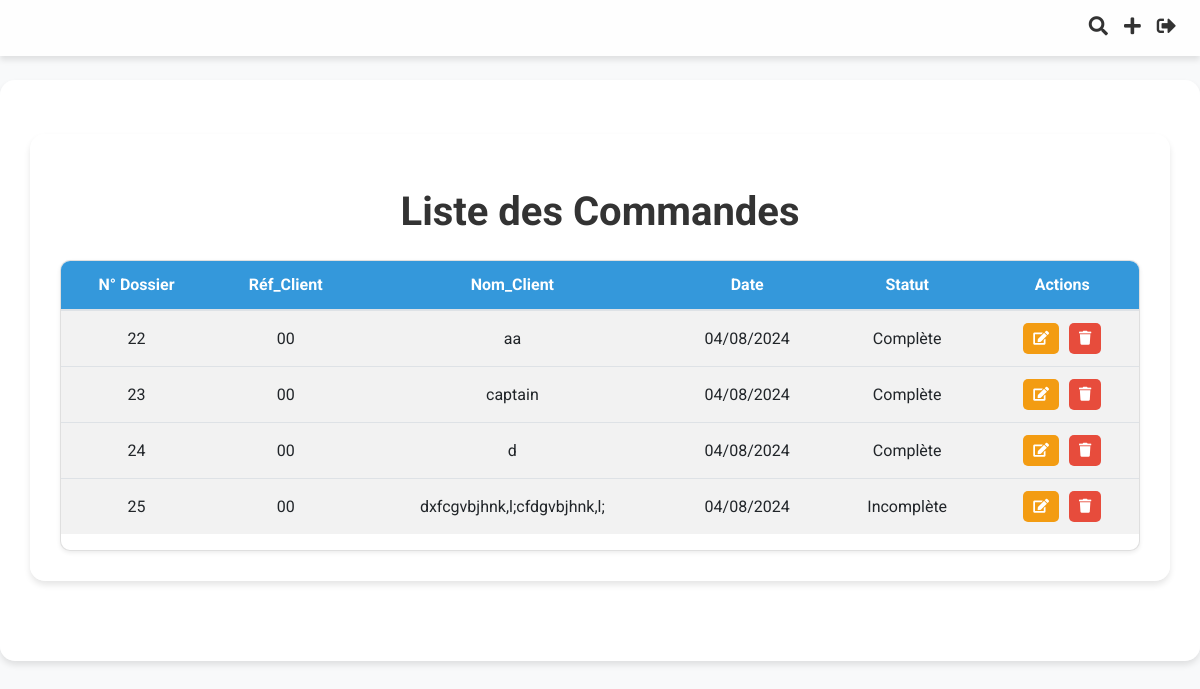
The page /application/commandes/ (signed in) on the database as committed earlier.
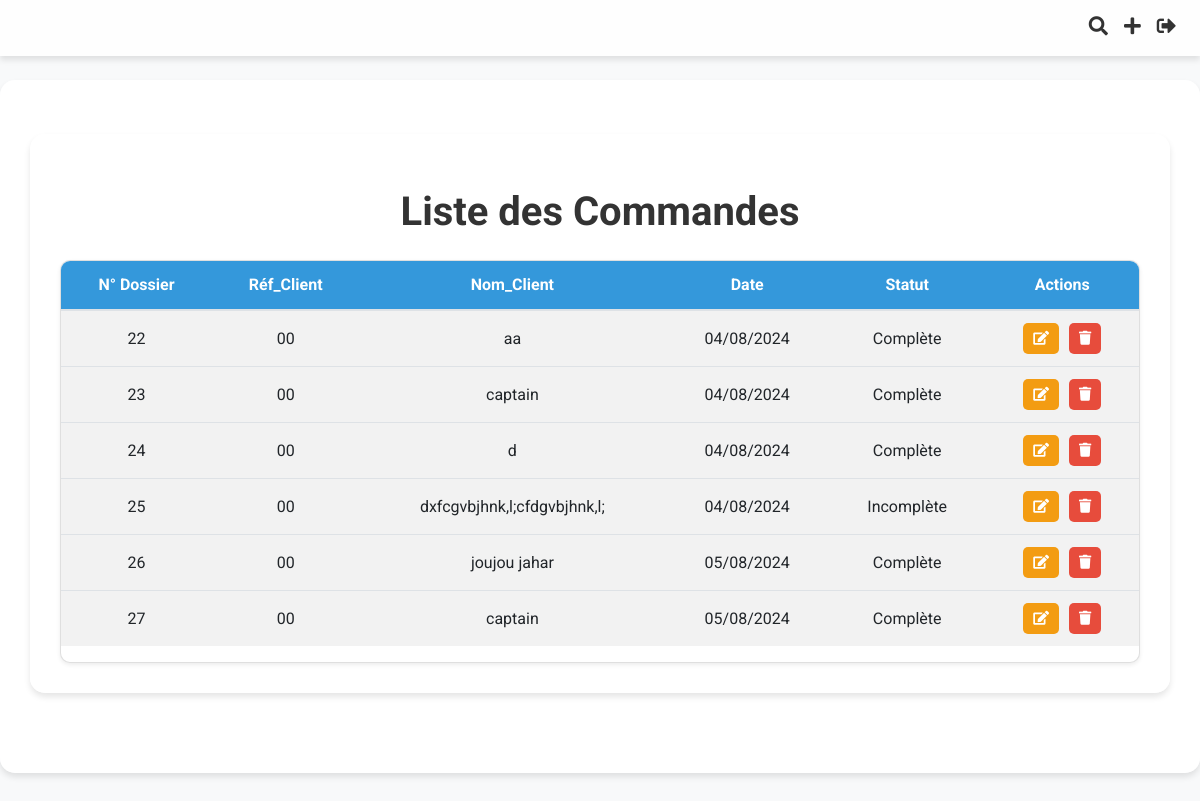
The same page on the database as committed later.
### Application/models.py (models this page shows, shortened)
class Commande(models.Model):
    order_id = models.AutoField(primary_key=True)
    date_time = models.DateTimeField(auto_now_add=True)
    company_reference_number = models.CharField(max_length=100)
    client_name = models.CharField(max_length=100, default="")
    adresse = models.CharField(max_length=255, blank=True, null=True)
    email = models.EmailField(blank=True, null=True)
    fax = models.CharField(max_length=50, blank=True, null=True)
    ice = models.CharField(max_length=50, blank=True, null=True)
    infographiste = models.CharField(max_length=100, blank=True, null=True)
    order_status = models.CharField(max_length=50, choices=[
        ('draft', 'Draft'),
        ('completed', 'Completed')
    ])
    bc_number = models.CharField(max_length=50, blank=True, null=True)
    date_bc = models.DateField(blank=True, null=True)
    devis_date = models.DateTimeField(blank=True, null=True)
    devis_numero = models.IntegerField(null=True, blank=True)
    facture_date = models.DateTimeField(blank=True, null=True)
    facture_numero = models.IntegerField(null=True, blank=True)
    bl_date = models.DateTimeField(blank=True, null=True)
    bl_numero = models.IntegerField(null=True, blank=True)
    remarque = models.CharField(max_length=50, choices=[
        ('paye', 'Payé'),
        ('non_paye', 'Non Payé')
    ], default='non payé')
    facture_status = models.CharField(max_length=50, choices=[
            ('no_facture', 'Pas de Facture'),
            ('facture_termine', 'Facture Terminée')
        ], default='pas de facture')
    bl_status = models.CharField(max_length=50, choices=[
            ('no_bl', 'Pas de bon_livraison'),
            ('bl_termine', 'bon_livraison Terminé')
        ], default='pas de bon_livraison')
    devis_status = models.CharField(max_length=50, choices=[
            ('no_devis', 'Pas de Devis'),
            ('devis_termine', 'Devis Terminé')
        ], default='pas de devis')

### Application/views.py (the view)
# urls.py: path('commandes/', views.liste_commandes, name='liste_commandes'),
@login_required
def liste_commandes(request):
    query = request.GET.get('q')
    if query:
        commandes = Commande.objects.filter(
            Q(order_id__icontains=query) |
            Q(client_name__icontains=query)
        )
    else:
        commandes = Commande.objects.filter(order_status__in=['draft', 'completed'])
    is_assistant = request.user.groups.filter(name='Assistants').exists()
    return render(request, 'Application/liste_commandes.html', {'commandes': commandes, 'is_assistant': is_assistant})

### Application/templatetags/commande_extras.py (called while the page is built)
@register.filter
def translate_status(status):
    translations = {
        'draft': 'Incomplète',
        'completed': 'Complète',
        'devis': 'Devis',
        'facture': 'Facture',
        'bon_livraison': 'Bon de Livraison',
        'situation_client': 'Situation Client'
    }
    return translations.get(status, status)

### Application/templates/Application/liste_commandes.html (shortened to what this page needs)
{% extends "base.html" %}
{% load static %}
{% load commande_extras %}
{% block content %}
<div class="container mt-4">
    <h1 class="text-center header-title my-4">Liste des Commandes</h1>
    <div class="card shadow-sm custom-table">
                <table class="table table-striped">
                    <thead>
                        <tr>
                            <th>N° Dossier</th>
                            <th>Réf_Client</th>
                            <th>Nom_Client</th>
                            <th>Date</th>
                            <th>Statut</th>
                            <th>Actions</th>
                        </tr>
                    </thead>
                    <tbody>
                        {% if commandes %}
                            {% for commande in commandes %}
                                <tr>
                                    <td>{{ commande.order_id }}</td>
                                    <td>{{ commande.company_reference_number }}</td>
                                    <td>{{ commande.client_name }}</td>
                                    <td>{{ commande.date_time|date:"d/m/Y" }}</td>
                                    <td>{{ commande.order_status|translate_status }}</td>
                                    <td>
                                        <div class="btn-container">
                                            <a href="{% url 'modifier_commande' commande.pk %}" class="btn btn-sm btn-custom-warning">
                                                <i class="fas fa-edit"></i>
                                            </a>
                                            <a href="{% url 'supprimer_commande' commande.pk %}" class="btn btn-sm btn-custom-danger" onclick="return confirm('Etes-vous sûr de vouloir supprimer cette commande?');">
                                                <i class="fas fa-trash"></i>
                                            </a>
                                        </div>
                                    </td>
                                </tr>
                            {% endfor %}
                        {% else %}
                            <tr>
                                <td colspan="6" class="text-center">Aucune commande disponible.</td>
                            </tr>
                        {% endif %}
                    </tbody>
                </table>
        </div>
</div>
{% endblock %}

### Application/templates/base.html (shortened to what this page needs)
<!DOCTYPE html>
<html lang="en">
<head>
    {% load static %}
    <link rel="stylesheet" href="https://cdnjs.cloudflare.com/ajax/libs/font-awesome/5.15.3/css/all.min.css">
    <link rel="stylesheet" href="https://stackpath.bootstrapcdn.com/bootstrap/4.3.1/css/bootstrap.min.css">
    <link rel="stylesheet" href="https://cdnjs.cloudflare.com/ajax/libs/animate.css/4.1.1/animate.min.css">
</head>
<body>
<nav class="navbar navbar-expand-lg navbar-light">
    <div class="collapse navbar-collapse" id="navbarNav">
        <ul class="navbar-nav ml-auto">
            <li class="nav-item">
                <a class="nav-link" href="#" id="search-toggle"><i class="fas fa-search"></i></a>
            </li>
            {% if is_assistant %}
            <li class="nav-item">
                <a class="nav-link" href="{% url 'ajouter_commande' %}"><i class="fas fa-plus"></i></a>
            </li>
            {% endif %}
            <li class="nav-item">
                <a class="nav-link" href="{% url 'logout' %}"><i class="fas fa-sign-out-alt"></i></a>
            </li>
        </ul>
    </div>
</nav>
<div class="container mt-4">
    {% block content %}{% endblock %}
</div>
</body>
</html>

### Application/templates/Application/liste_commandes.html (style rules this page uses)
body { font-family: 'Roboto', sans-serif; background-color: #f8f9fa; }
.custom-table { background-color: #fff; border-radius: 10px; box-shadow: 0 4px 8px rgba(0, 0, 0, 0.1); overflow: hidden; margin-top: 20px; }
.custom-table th, .custom-table td { padding: 12px 15px; text-align: center; }
.custom-table th { background-color: #3498db; color: #fff; font-weight: bold; border: none; }
.custom-table tbody tr:nth-child(even) { background-color: #f2f2f2; }
.btn-custom-warning { background-color: #f39c12; color: #fff; border: none; transition: background-color 0.3s ease; border-radius: 5px; padding: 5px 10px; }
.btn-custom-danger { background-color: #e74c3c; color: #fff; border: none; transition: background-color 0.3s ease; border-radius: 5px; padding: 5px 10px; }
.header-title { font-family: 'Roboto', sans-serif; color: #333; font-weight: 700; margin-bottom: 20px; }
.btn-container { display: flex; justify-content: center; gap: 10px; }

Rows that differ between the two databases and show on the page:
added Commande: order_id "26", company_reference_number "00", client_name "joujou jahar", date_time "05/08/2024", order_status|translate_status "Complète"
added Commande: order_id "27", company_reference_number "00", client_name "captain", date_time "05/08/2024", order_status|translate_status "Complète"
